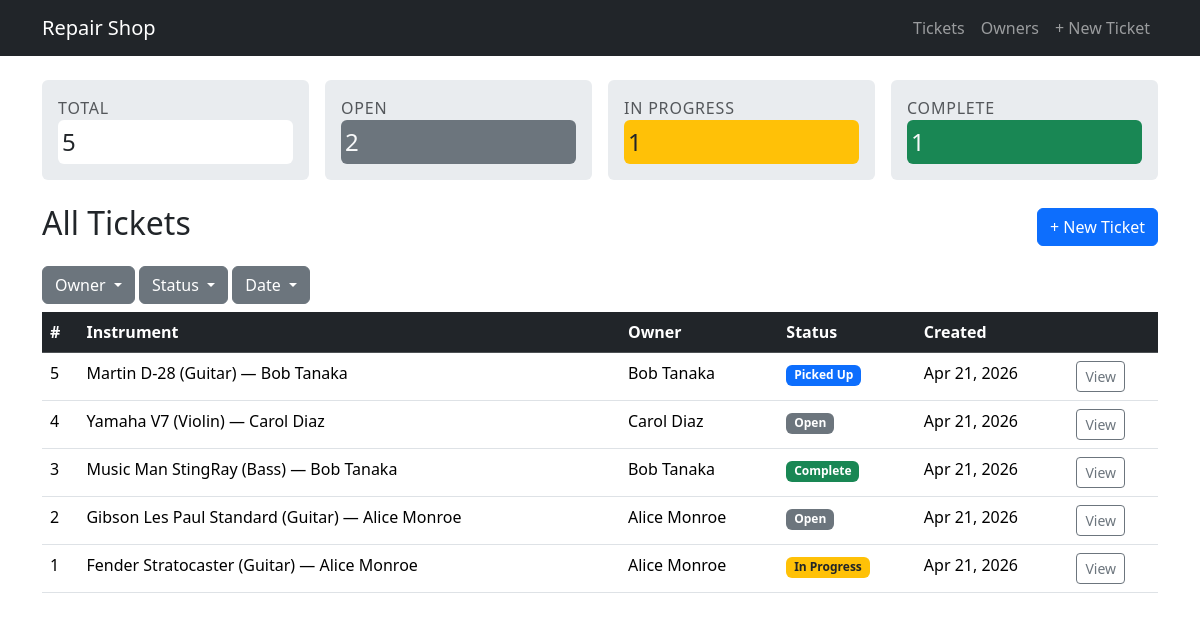
/, run on an earlier commit of the app's database.
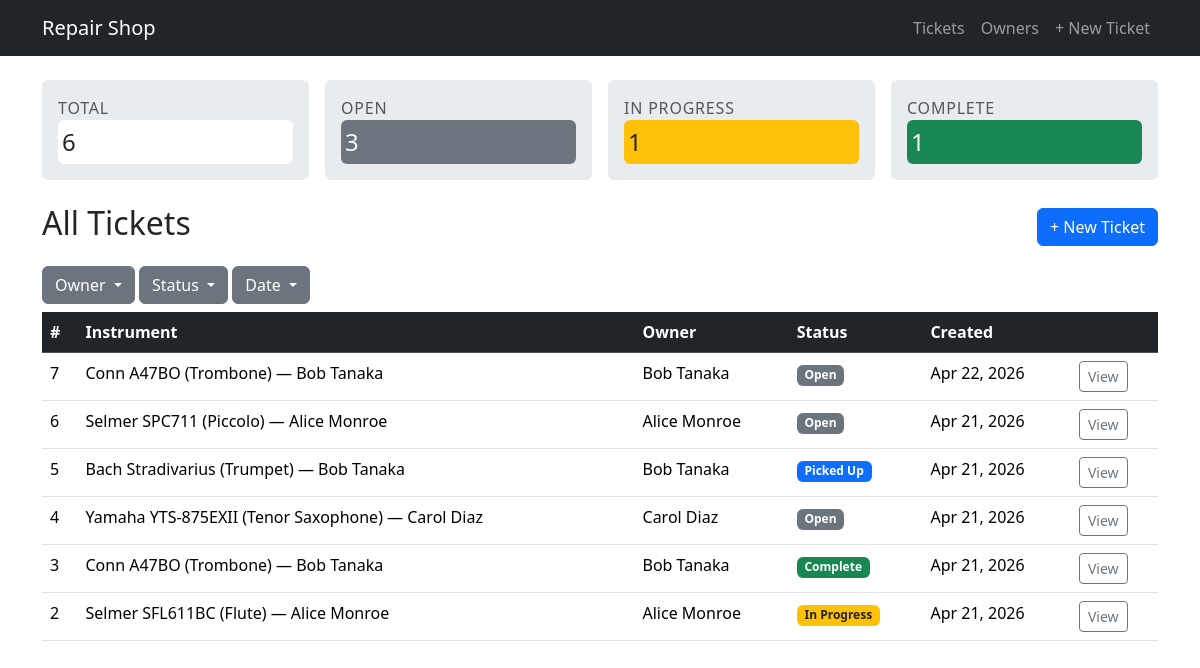
And on a later commit of the database.
### repairs/models.py (models this page shows, shortened)
class Ticket(models.Model):
    STATUS_CHOICES = [
        ('open', 'Open'),
        ('in_progress', 'In Progress'),
        ('complete', 'Complete'),
        ('picked_up', 'Picked Up'),
    ]
    instrument = models.ForeignKey(Instrument, on_delete=models.CASCADE, related_name='tickets')
    status = models.CharField(max_length=20, choices=STATUS_CHOICES, default='open')
    created_at = models.DateTimeField(auto_now_add=True)
    notes = models.TextField(blank=True)

class Instrument(models.Model):
    owner = models.ForeignKey(Owner, on_delete=models.CASCADE, related_name='instruments')
    instrument_type = models.CharField(max_length=100)
    make = models.CharField(max_length=100, blank=True)
    model = models.CharField(max_length=100, blank=True)
    serial_number = models.CharField(max_length=100, blank=True)
    def __str__(self):
        return f"{self.make} {self.model} ({self.instrument_type}) — {self.owner}"

class Owner(models.Model):
    name = models.CharField(max_length=200)
    phone = models.CharField(max_length=20, blank=True)
    email = models.EmailField(blank=True)
    def __str__(self):
        return self.name

### repairs/views.py (the view)
# urls.py: path('', views.dashboard, name='dashboard'),
def dashboard(request):
    tickets = Ticket.objects.select_related('instrument__owner').order_by('-created_at')
    context = {
        'tickets': tickets,
        'open_count': tickets.filter(status='open').count(),
        'in_progress_count': tickets.filter(status='in_progress').count(),
        'complete_count': tickets.filter(status='complete').count(),
        'picked_up_count': tickets.filter(status='picked_up').count(),
    }
    return render(request, 'repairs/dashboard.html', context)

### repairs/templates/repairs/dashboard.html (shortened to what this page needs)
{% extends "repairs/base.html" %}
{% block content %}
<div class="row g-3 mb-4">
  <div class="col">
    <div class="card bg-body-secondary border-0 p-3">
      <div class="text-muted medium text-uppercase" style="letter-spacing:.05em">Total</div>
      <div class="card border-0 p-1">
        <div class="fs-4 fw-medium">{{ tickets|length }}</div>
      </div>
    </div>
  </div>
  <div class="col">
    <div class="card bg-body-secondary border-0 p-3">
      <div class="text-muted medium text-uppercase" style="letter-spacing:.05em">Open</div>
      <div class="card border-0 p-1 bg-secondary">
        <div class="fs-4 fw-medium text-light">{{ open_count }}</div>
      </div>
    </div>
  </div>
  <div class="col">
    <div class="card bg-body-secondary border-0 p-3">
      <div class="text-muted medium text-uppercase" style="letter-spacing:.05em">In Progress</div>
      <div class="card border-0 p-1 bg-warning">
        <div class="fs-4 fw-medium">{{ in_progress_count }}</div>
      </div>
    </div>
  </div>
  <div class="col">
    <div class="card bg-body-secondary border-0 p-3">
      <div class="text-muted medium text-uppercase" style="letter-spacing:.05em">Complete</div>
      <div class="card border-0 p-1 bg-success">
        <div class="fs-4 fw-medium text-light">{{ complete_count }}</div>
      </div>
    </div>
  </div>
</div>
<div class="d-flex justify-content-between align-items-center mb-3">
  <h2>All Tickets</h2>
  <a href="{% url 'ticket_create' %}" class="btn btn-primary">+ New Ticket</a>
</div>
<div class="btn-group dropdown mb-2">
  <button class="btn btn-secondary dropdown-toggle" id="status" type="button" data-bs-toggle="dropdown" aria-expanded="false">
    Owner
  </button>
</div>
<div class="btn-group dropdown mb-2">
  <button class="btn btn-secondary dropdown-toggle" id="status" type="button" data-bs-toggle="dropdown" aria-expanded="false">
    Status
  </button>
</div>
<div class="btn-group dropdown mb-2">
  <button class="btn btn-secondary dropdown-toggle" data-bs-toggle="dropdown" aria-expanded="false" data-bs-auto-close="outside">
    Date
  </button>
</div>
<table class="table table-hover" id="ticketList">
  <thead class="table-dark">
    <tr>
      <th>#</th>
      <th>Instrument</th>
      <th>Owner</th>
      <th>Status</th>
      <th>Created</th>
      <th></th>
    </tr>
  </thead>
  <tbody>
    {% for ticket in tickets %}
    <tr>
      <td>{{ ticket.pk }}</td>
      <td>{{ ticket.instrument }}</td>
      <td>{{ ticket.instrument.owner }}</td>
      <td>
        <span class="badge
          {% if ticket.status == 'open' %}bg-secondary
          {% elif ticket.status == 'in_progress' %}bg-warning text-dark
          {% elif ticket.status == 'complete' %}bg-success
          {% else %}bg-primary{% endif %}">
          {{ ticket.get_status_display }}
        </span>
      </td>
      <td>{{ ticket.created_at|date:"M d, Y" }}</td>
      <td><a href="{% url 'ticket_detail' ticket.pk %}" class="btn btn-sm btn-outline-secondary">View</a></td>
    </tr>
    {% empty %}
    <tr><td colspan="6" class="text-center text-muted">No tickets yet.</td></tr>
    {% endfor %}
  </tbody>
</table>
{% endblock %}

### repairs/templates/repairs/base.html (shortened to what this page needs)
<!doctype html>
<html lang="en">
<head>
  <link href="https://cdn.jsdelivr.net/npm/bootstrap@5.3.3/dist/css/bootstrap.min.css" rel="stylesheet">
</head>
<body>
  <nav class="navbar navbar-expand-lg navbar-dark bg-dark mb-4">
    <div class="container">
      <a class="navbar-brand" href="{% url 'dashboard' %}">Repair Shop</a>
      <div class="navbar-nav ms-auto">
        <a class="nav-link" href="{% url 'dashboard' %}">Tickets</a>
        <a class="nav-link" href="{% url 'owner_list' %}">Owners</a>
        <a class="nav-link" href="{% url 'ticket_create' %}">+ New Ticket</a>
      </div>
    </div>
  </nav>
  <div class="container">
    {% block content %}{% endblock %}
  </div>
</body>
</html>

What changed in the data, as far as the page shows it:
removed Ticket: pk "1", instrument "Fender Stratocaster (Guitar) — Alice Monroe", instrument.owner "Alice Monroe", status "In Progress", created_at "Apr 21, 2026"
added Ticket: pk "7", instrument "Conn A47BO (Trombone) — Bob Tanaka", instrument.owner "Bob Tanaka", status "Open", created_at "Apr 22, 2026"
added Ticket: pk "6", instrument "Selmer SPC711 (Piccolo) — Alice Monroe", instrument.owner "Alice Monroe", status "Open", created_at "Apr 21, 2026"
changed through a linked row, Ticket "Picked Up": instrument "Martin D-28 (Guitar) — Bob Tanaka" → "Bach Stradivarius (Trumpet) — Bob Tanaka"
changed through a linked row, Ticket "Carol Diaz": instrument "Yamaha V7 (Violin) — Carol Diaz" → "Yamaha YTS-875EXII (Tenor Saxophone) — Carol Diaz"
changed through a linked row, Ticket "Complete": instrument "Music Man StingRay (Bass) — Bob Tanaka" → "Conn A47BO (Trombone) — Bob Tanaka"
changed Ticket id 2: instrument "Gibson Les Paul Standard (Guitar) — Alice Monroe" → "Selmer SFL611BC (Flute) — Alice Monroe"; status "Open" → "In Progress"
Also different on the page:
{{ tickets|length }}: "5" → "6"
{{ open_count }}: "2" → "3"
